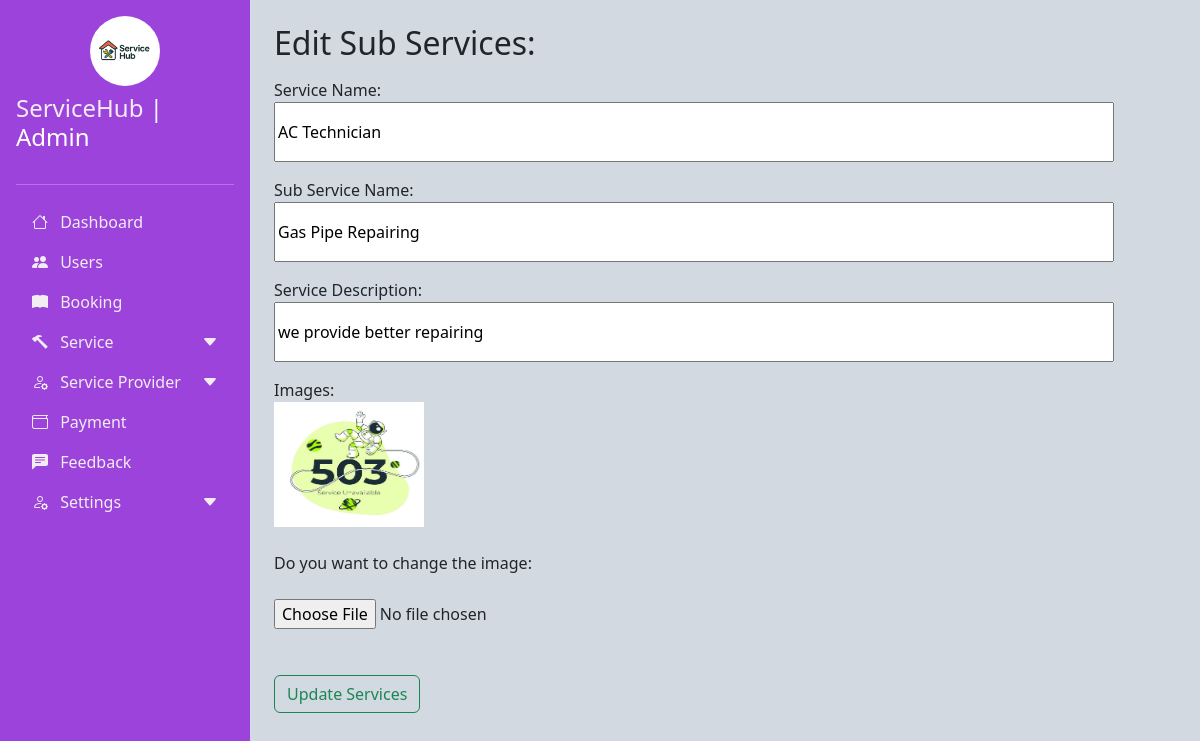
The app's page /Admin/subservice_edit.php?id=5 (signed in) with its own data.
### tables this page shows
CREATE TABLE `subservice` (
  `subservice_id` int(11) NOT NULL,
  `service_id` int(11) NOT NULL,
  `subservice_name` varchar(40) NOT NULL,
  `service_des` text NOT NULL,
  `image` text NOT NULL
);

CREATE TABLE `service` (
  `service_id` int(11) NOT NULL,
  `service_name` varchar(20) NOT NULL,
  `image` text NOT NULL
);

### Admin/subservice_edit.php (the view, shortened to what this page needs)
<!DOCTYPE html>
<html lang="en">
<head>
    <link href="./css/bootstrap.min.css" rel="stylesheet" >
    <link rel="stylesheet" href="https://cdn.jsdelivr.net/npm/bootstrap-icons@1.10.0/font/bootstrap-icons.css">
    <link rel="stylesheet" href="custom.css">
</head>
<body>
    <div class="d-flex ">
        <?php
            include_once "sidenav.php";
        ?>
        <div class="main-content p-4" id="mainContent">
                 <?php
                        include_once "connection.php";
                        $res=mysqli_query($con,"select subservice.*,service.service_name from subservice inner join service on
                        subservice.service_id=service.service_id where subservice_id='".$_GET['id']."'");
                        if($row=mysqli_fetch_array($res))
                        {
                 ?>
            <div class="o35">
                <div class="col-md-8">
                    <div class="card-body ab2">
                        <h2>Edit Sub Services:</h2>
                        <p class="card-text">
                            <form method="POST" action="subservice_update.php" enctype="multipart/form-data">
                                <div class="mb-3">
                                    <label>Service Name:</label><br>
                                    <input type="text" name="s_name" id="s_name" value="<?php echo $row['service_name']?>"class="con1" required>
                                </div>
                                <div class="mb-3">
                                    <label>Sub Service Name:</label><br>
                                    <input type="text" name="sub_name" id="sub_name" value="<?php echo $row['subservice_name']?>"class="con1" required>
                                </div>
                               <div class="mb-3">
                                    <label>Service Description:</label><br>
                                    <input type="text" name="s_des" id="s_des" value="<?php echo $row['service_des']?>"class="con1" required>
                                </div>
                                <div class="mb-3">
                                    <label>Images:</label><br>
                                    <img src="./img/<?php echo $row['image']?> "height="125px"width="150px"><br><br>
                                    <label>Do you want to change the image:</label><br><br>
                                    <input type="file" name="s_img" id="s_img" class="con1">
                                </div>
                                <button type="submit" class="btn btn-outline-success">Update Services</button>
                            </form>
                        </p>
                    </div>
                </div>
            </div>
            <?php
                }
            ?>
        </div>
    </div>
</body>
</html>

### Admin/custom.css (style rules this page uses)
body { overflow-x: hidden; background-color: rgb(210, 217, 224); }
.main-content { margin-left: 250px; transition: all 0.3s; }
.con1 { height:60px; width:70vw; }

### records on screen
subservice: s_name "AC Technician", sub_name "Gas Pipe Repairing", s_des "we provide better repairing", image (picture)
